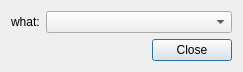
<?xml version="1.0" encoding="UTF-8"?>
<ui version="4.0">
 <class>DlgShareScreen</class>
 <widget class="QDialog" name="DlgShareScreen">
  <property name="geometry">
   <rect>
    <x>0</x>
    <y>0</y>
    <width>243</width>
    <height>69</height>
   </rect>
  </property>
  <property name="windowTitle">
   <string>Dialog</string>
  </property>
  <layout class="QGridLayout" name="gridLayout">
   <item row="1" column="0">
    <widget class="QLabel" name="labelWhat">
     <property name="text">
      <string>what:</string>
     </property>
    </widget>
   </item>
   <item row="1" column="1">
    <widget class="QComboBox" name="cmbShareMode">
     <property name="sizePolicy">
      <sizepolicy hsizetype="MinimumExpanding" vsizetype="Fixed">
       <horstretch>0</horstretch>
       <verstretch>0</verstretch>
      </sizepolicy>
     </property>
    </widget>
   </item>
   <item row="2" column="0" colspan="2">
    <widget class="QDialogButtonBox" name="buttonBox">
     <property name="orientation">
      <enum>Qt::Horizontal</enum>
     </property>
     <property name="standardButtons">
      <set>QDialogButtonBox::Close</set>
     </property>
    </widget>
   </item>
  </layout>
 </widget>
 <resources/>
 <connections>
  <connection>
   <sender>buttonBox</sender>
   <signal>accepted()</signal>
   <receiver>DlgShareScreen</receiver>
   <slot>accept()</slot>
   <hints>
    <hint type="sourcelabel">
     <x>248</x>
     <y>254</y>
    </hint>
    <hint type="destinationlabel">
     <x>157</x>
     <y>274</y>
    </hint>
   </hints>
  </connection>
  <connection>
   <sender>buttonBox</sender>
   <signal>rejected()</signal>
   <receiver>DlgShareScreen</receiver>
   <slot>reject()</slot>
   <hints>
    <hint type="sourcelabel">
     <x>316</x>
     <y>260</y>
    </hint>
    <hint type="destinationlabel">
     <x>286</x>
     <y>274</y>
    </hint>
   </hints>
  </connection>
 </connections>
</ui>
